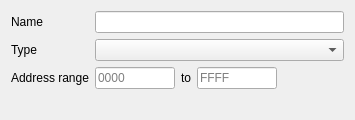
<?xml version="1.0" encoding="UTF-8"?>
<ui version="4.0">
 <class>DeviceConfigView</class>
 <widget class="QWidget" name="DeviceConfigView">
  <property name="geometry">
   <rect>
    <x>0</x>
    <y>0</y>
    <width>355</width>
    <height>120</height>
   </rect>
  </property>
  <property name="windowTitle">
   <string>Form</string>
  </property>
  <layout class="QFormLayout" name="formLayout">
   <item row="2" column="0">
    <widget class="QLabel" name="label">
     <property name="text">
      <string>Address range</string>
     </property>
    </widget>
   </item>
   <item row="2" column="1">
    <widget class="QWidget" name="widget" native="true">
     <layout class="QHBoxLayout" name="horizontalLayout">
      <property name="leftMargin">
       <number>0</number>
      </property>
      <property name="topMargin">
       <number>0</number>
      </property>
      <property name="rightMargin">
       <number>0</number>
      </property>
      <property name="bottomMargin">
       <number>0</number>
      </property>
      <item>
       <widget class="QLineEdit" name="lineEdit">
        <property name="maximumSize">
         <size>
          <width>80</width>
          <height>16777215</height>
         </size>
        </property>
        <property name="inputMask">
         <string>Hhhh</string>
        </property>
        <property name="placeholderText">
         <string>0000</string>
        </property>
       </widget>
      </item>
      <item>
       <widget class="QLabel" name="label_2">
        <property name="text">
         <string>to</string>
        </property>
       </widget>
      </item>
      <item>
       <widget class="QLineEdit" name="lineEdit_2">
        <property name="maximumSize">
         <size>
          <width>80</width>
          <height>16777215</height>
         </size>
        </property>
        <property name="inputMask">
         <string>Hhhh</string>
        </property>
        <property name="placeholderText">
         <string>FFFF</string>
        </property>
       </widget>
      </item>
      <item>
       <spacer name="horizontalSpacer">
        <property name="orientation">
         <enum>Qt::Horizontal</enum>
        </property>
        <property name="sizeHint" stdset="0">
         <size>
          <width>40</width>
          <height>20</height>
         </size>
        </property>
       </spacer>
      </item>
     </layout>
    </widget>
   </item>
   <item row="0" column="0">
    <widget class="QLabel" name="label_3">
     <property name="text">
      <string>Name</string>
     </property>
    </widget>
   </item>
   <item row="0" column="1">
    <widget class="QLineEdit" name="lineEdit_3"/>
   </item>
   <item row="1" column="0">
    <widget class="QLabel" name="label_4">
     <property name="text">
      <string>Type</string>
     </property>
    </widget>
   </item>
   <item row="1" column="1">
    <widget class="QComboBox" name="comboBox"/>
   </item>
  </layout>
 </widget>
 <resources/>
 <connections/>
</ui>
